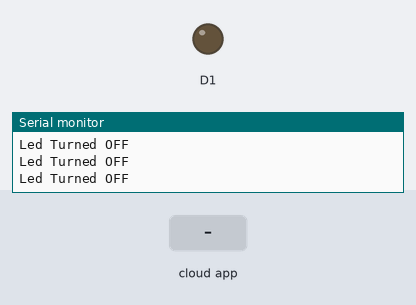
Recording of a sketch running on a simulated ESP8266 (NodeMCU). Parts: output pins drawn as LEDs (lit = HIGH), the last lines printed to the serial monitor. Inputs (shaded band) come from the test bench. WiFi joins after 1.5 s; servers stay silent unless stated; the Firebase database answers and starts empty.

Above: at 2.8 s.
2.9 s: the phone or cloud app sets LED_STATUS to 1
At 3.9 s:
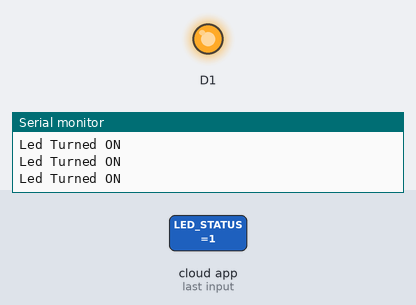
4.5 s: the phone or cloud app sets LED_STATUS to 0
At 5.1 s:
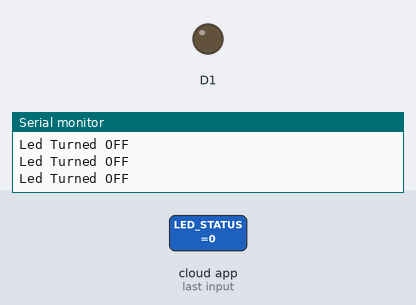
Timing chart, 0 to 7.5 s (numbered marks = the images above; inputs shaded):
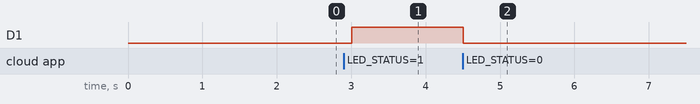

The sketch:

firebase_test.ino
```cpp
// #include <ESP8266WiFi.h>
// #include <FirebaseArduino.h>

// #define WIFI_SSID "Galaxy A32CB54"
// #define WIFI_PASSWORD "maeb6490"

// #define FIREBASE_HOST "coalquip-default-rtdb.firebaseio.com"
// #define FIREBASE_AUTH "ftYSsNDfAdbh6LFtYU8jiQj4eCYSEYSF04moznbn"

// void wifiInit() {
//   // Connect to Wifi
//   WiFi.begin(WIFI_SSID, WIFI_PASSWORD);

//   Serial.print("Connecting");
//   while (WiFi.status() != WL_CONNECTED) {
//     Serial.print(".");
//     delay(500);
//   }

//   Serial.println();
//   Serial.print("Connected with IP: ");
//   Serial.println(WiFi.localIP());
//   Serial.println();

//   WiFi.setSleepMode(WIFI_NONE_SLEEP);
// }

// void setup() {
//   Serial.begin(9600);

//   wifiInit();

//   Firebase.begin(FIREBASE_HOST, FIREBASE_AUTH);
//   Firebase.setInt("LED_STATUS", 0);

//   pinMode(D1, OUTPUT);

//   Firebase.pushInt("led/state", 100);
// }

// int fireStatus = 0;
// void loop() {
//   fireStatus = 1;
//   Firebase.setInt("LED_STATUS", 1);


//   if (fireStatus == 1) {
//     Serial.println("Led Turned ON");
//     digitalWrite(D1, HIGH);
//   } else if (fireStatus == 0) {
//     Serial.println("Led Turned OFF");
//     digitalWrite(D1, LOW);
//   } else {
//     Serial.println("Command Error! Please send 0/1");
//   }
// }

#include <ESP8266WiFi.h>
#include <FirebaseArduino.h>

#define FIREBASE_HOST "coalquip-default-rtdb.firebaseio.com/" // Firebase host
#define FIREBASE_AUTH "ftYSsNDfAdbh6LFtYU8jiQj4eCYSEYSF04moznbn" //Firebase Auth code
#define WIFI_SSID "Galaxy A32CB54" //Enter your wifi Name
#define WIFI_PASSWORD "maeb6490" // Enter your password
int fireStatus = 0;

void setup() {
  Serial.begin(9600);
  pinMode(D1, OUTPUT);
  WiFi.begin(WIFI_SSID, WIFI_PASSWORD);
  Serial.print("Connecting");
  while (WiFi.status() != WL_CONNECTED) {
    Serial.print(".");
    delay(500);
  }
  Serial.println();
  Serial.println("Connected.");
  Serial.println(WiFi.localIP());
  Firebase.begin(FIREBASE_HOST, FIREBASE_AUTH);
  Firebase.set("LED_STATUS", 0);
}

void loop() {
  fireStatus = Firebase.getInt("LED_STATUS");
  if (fireStatus == 1) {
    Serial.println("Led Turned ON");
    digitalWrite(D1, HIGH);
  }
  else if (fireStatus == 0) {
    Serial.println("Led Turned OFF");
    digitalWrite(D1, LOW);
  }
  else {
    Serial.println("Command Error! Please send 0/1");
  }
} 
```

Measured:
- after the input at 2.9 s, D1: LOW → HIGH after 0.10 s
- after the input at 4.5 s, D1: HIGH → LOW at once
